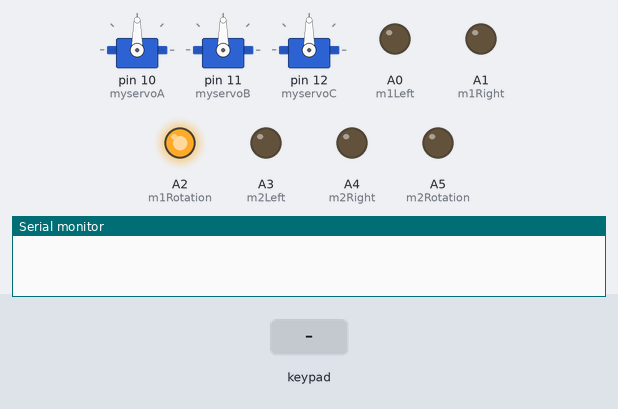
This sketch was run on a simulated Arduino Uno, built with avr-gcc and run on an emulated ATmega328P. On the bench: 3 × servo, output pins drawn as LEDs (lit = HIGH), the last lines printed to the serial monitor. Inputs (shaded band) come from the test bench.

Above: at 1.2 s.
1.3 s: keypad keys 5 4 3 2 pressed 0.4 s apart
4.4 s: keypad keys 5 4 3 2 # pressed 0.4 s apart
At 5.65 s:
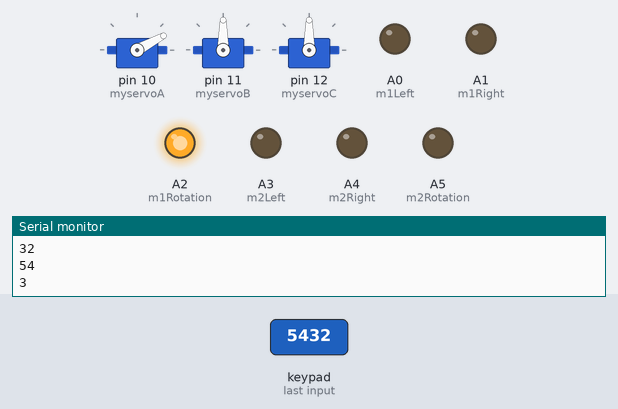
At 15.7 s:
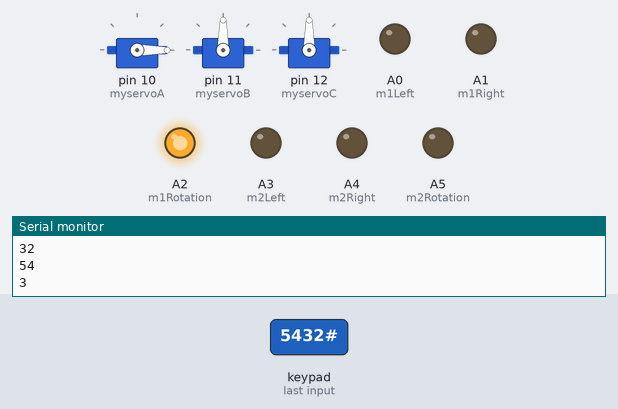
Timing chart, 0 to 15.9 s (numbered marks = the images above; inputs shaded):
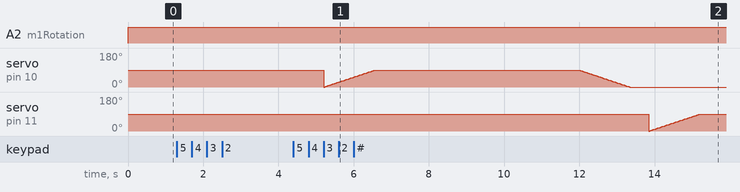

The sketch:

keypadServo.ino
```cpp
#include <Keypad.h>
#include <Servo.h>
#include<Wire.h>

Servo myservoA;
Servo myservoB;
Servo myservoC;

int posA = 0;
int posC = 0;
int posB = 0;

int m1Left = A0;
int m1Right = A1;
int m1Rotation = A2;
int m2Left = A3;
int m2Right = A4;
int m2Rotation = A5;

const byte ROWS = 4; //four rows
const byte COLS = 4; //three columns
char keys[ROWS][COLS] = {
  {'1', '2', '3', 'A'},
  {'4', '5', '6', 'B'},
  {'7', '8', '9', 'C'},
  {'*', '0', '#', 'D'}
};
byte rowPins[ROWS] = {5, 4, 3, 2}; //connect to the row pinouts of the keypad
byte colPins[COLS] = {8, 7, 6, 9}; //connect to the column pinouts of the keypad

Keypad keypad = Keypad( makeKeymap(keys), rowPins, colPins, ROWS, COLS );

void setup()
{
  Serial.begin(9600);
  myservoA.attach(10);
  myservoB.attach(11);
  myservoC.attach(12);

  pinMode(m1Left, OUTPUT);
  pinMode(m1Right, OUTPUT);
  pinMode(m1Rotation, OUTPUT);
  pinMode(m2Left, OUTPUT);
  pinMode(m2Right, OUTPUT);
  pinMode(m2Rotation, OUTPUT);


}

void loop() {

analogWrite(m1Left, 255);
analogWrite(m1Right, 0);
analogWrite(m1Rotation, 200);
//delay(2000);
analogWrite(m1Left, 0);
analogWrite(m1Right, 0);
analogWrite(m1Rotation, 200);

KEY:
  char key = keypad.getKey();
  if (key == 0)
    goto KEY;
  delay(500);
KEY2:
  char key2 = keypad.getKey();
  if (key2 == 0)
    goto KEY2;

  int v1 = key - 48;
  int v2 = key2 - 48;
  int value = (v1 * 10) + v2;

  Serial.println(value);

VKEY:
  char vkey = keypad.getKey();
  if (vkey == 0)
    goto VKEY;
  delay(500);
VKEY2:
  char vkey2 = keypad.getKey();
  if (vkey2 == 0)
    goto VKEY2;

  int vv1 = vkey - 48;
  int vv2 = vkey2 - 48;
  int vvalue = (vv1 * 10) + vv2;

  Serial.println(vvalue);

VVKEY:
  char vvkey = keypad.getKey();
  if (vvkey == 0)
    goto VVKEY;
  delay(500);
VVKEY2:
  char vvkey2 = keypad.getKey();
  if (vvkey2 == 0)
    goto VVKEY2;

  int vvv1 = vvkey - 48;
  int vvv2 = vvkey2 - 48;
  int vvvalue = (vvv1 * 10) + vvv2;

  Serial.println(vvvalue);


RKEY:
  char rkey = keypad.getKey();
  if (rkey == 0)
    goto RKEY;

  Serial.println(rkey);


  if (true)
  {
    //   Serial.println("WALL");

    for (posA = 0; posA <= 90; posA += 1)
    {
      myservoA.write(posA);
      delay(15);

    }

    delay(value*100);


    for (posA = 90; posA >= 0; posA -= 1)
    {
      myservoA.write(posA);
      delay(15);
    }


    delay(500);


    for (posB = 0; posB <= 90; posB += 1)
    {
      myservoB.write(posB);
      delay(15);

    }

    delay(vvalue*100);

    for (posB = 90; posB >= 0; posB -= 1)
    {
      myservoB.write(posB);
      delay(15);
    }

    delay(500);


    for (posC = 0; posC <= 90; posC += 1)
    {
      myservoC.write(posC);
      delay(15);

    }

    delay(vvvalue*100);


    for (posC = 90; posC >= 0; posC -= 1)
    {
      myservoC.write(posC);
      delay(15);
    }
    delay(500);
    //}
  }
}
```
